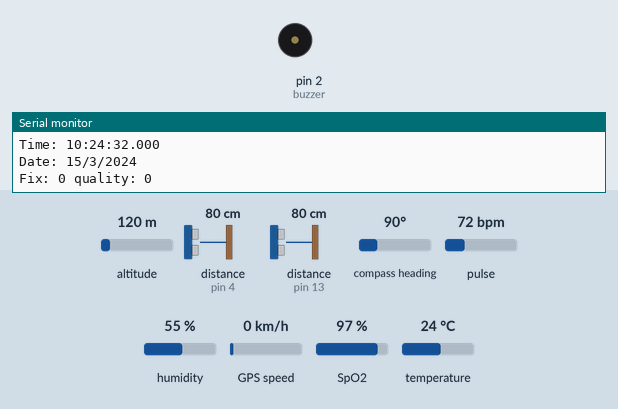
A sketch run on a simulated Arduino Mega 2560, built with avr-gcc and run on an emulated ATmega2560. On the bench: buzzer (waves = sounding, pin HIGH), the last lines printed to the serial monitor. Wiring (inferred from the names in the program): 2 × ultrasonic range finder: trigger pin 5, echo pin 4 / trigger pin 15, echo pin 13. The test bench sets the inputs (shaded band); at power-on: distance to the obstacle (sensors on pin 4, pin 13) 80 cm, altitude 120 m, compass heading 90°, pulse 72 bpm, humidity 55 %, GPS speed 0 km/h, SpO2 97 %, temperature 24 °C. The echo pulse lasts 58.3 µs per cm; the GPS gets a fix after 3 s at 37.7749, -122.4194 with 8 satellites; pins used as bus, display or sensor lines are not drawn.

Above: at 2.2 s.
2.3 s: distance to the obstacle (sensor on pin 4) set to 34 cm
5.5 s: distance to the obstacle (sensor on pin 4) set to 27 cm
At 6.5 s:
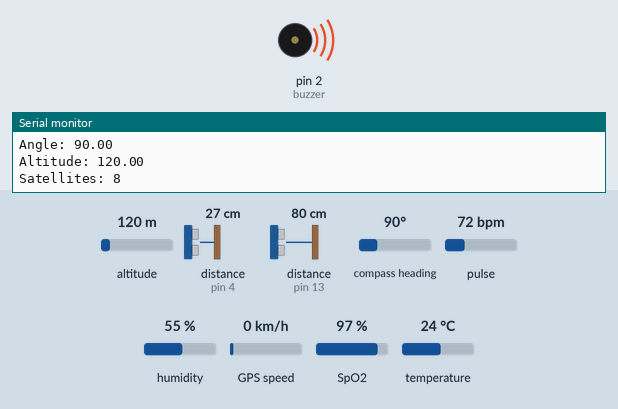
7.5 s: distance to the obstacle (sensor on pin 4) set to 60 cm
At 9.2 s:
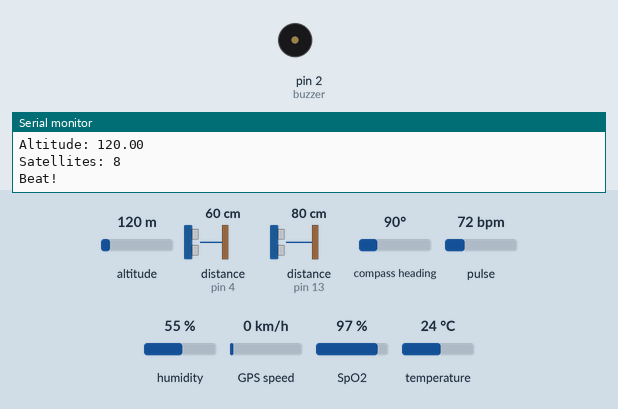
9.5 s: distance to the obstacle (sensor on pin 4) set to 2 cm
At 10.7 s:
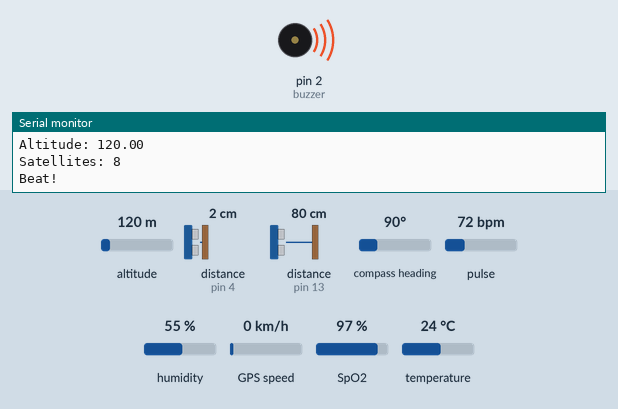
Timing chart, 0 to 12.5 s (numbered marks = the images above; inputs shaded):
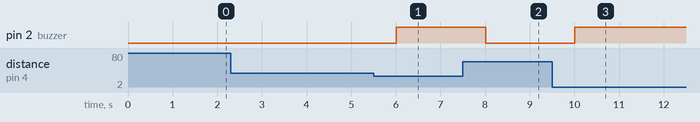

The sketch:

HC_SR04__2TEST.ino
```cpp
// Define the pins for the ultrasonic sensor
const int trigPin_1 = 15;
const int echoPin_1 = 13;

const int trigPin_2 = 5;
const int echoPin_2 = 4;

const int buzzer = 2;
const int LED = 0;

#include "DHT_Async.h"
#define DHT_SENSOR_TYPE DHT_TYPE_11

#include <Arduino.h>
static const int DHT11_PIN = 18;
DHT_Async dht_sensor(DHT11_PIN, DHT_SENSOR_TYPE);

float temperature;
float humidity;
float beat;

#include <Wire.h>
#include "MAX30100_PulseOximeter.h"
PulseOximeter pox;

#include <Adafruit_GPS.h>
#define GPSSerial Serial2
Adafruit_GPS GPS(&GPSSerial);
#define GPSECHO false

uint32_t timer = millis();
#define BAUDRATE 115200
#define REPORTING_PERIOD_MS 1000

uint32_t tsLastReport = 0;
// Variables to store the duration and distance
long duration_1;
int distance_1;

long duration_2;
int distance_2;

float temp;
float humi;

unsigned long previousMillis = 0;
const long interval = 2000; // Interval in milliseconds

void setup() {
  // Initialize serial communication
  Serial.begin(115200);
  pinMode(trigPin_1, OUTPUT);
  pinMode(echoPin_1, INPUT);

  pinMode(trigPin_2, OUTPUT);
  pinMode(echoPin_2, INPUT);

  pinMode(buzzer, OUTPUT);
  pinMode(LED, OUTPUT);


  Serial.print("Initializing pulse oximeter..");
    if (!pox.begin()) {
        Serial.println("FAILED");
        for(;;);
    } else {
        Serial.println("SUCCESS");
    }
    pox.setOnBeatDetectedCallback(onBeatDetected);

	// Configure sensor to use 7.6mA for LED drive
	pox.setIRLedCurrent(MAX30100_LED_CURR_7_6MA);

    // Register a callback routine
    pox.setOnBeatDetectedCallback(onBeatDetected);

   // GPS
  Serial.println("Adafruit GPS library basic parsing test!");
  GPS.begin(9600);
  // uncomment this line to turn on RMC (recommended minimum) and GGA (fix data) including altitude
  GPS.sendCommand(PMTK_SET_NMEA_OUTPUT_RMCGGA);
  // uncomment this line to turn on only the "minimum recommended" data
  //GPS.sendCommand(PMTK_SET_NMEA_OUTPUT_RMCONLY);
  GPS.sendCommand(PMTK_SET_NMEA_UPDATE_1HZ); // 1 Hz update rate
  GPS.sendCommand(PGCMD_ANTENNA);
  delay(1000);
  GPSSerial.println(PMTK_Q_RELEASE);
}

void loop() {
   pox.update();
  unsigned long currentMillis = millis();

  // Check if it's time to read sensors
  if (currentMillis - previousMillis >= interval) {
    // Save the last time we read the sensors
    previousMillis = currentMillis;
  // Asynchronously dump heart rate and oxidation levels to the serial
  // For both, a value of 0 means "invalid"
  if (millis() - tsLastReport > REPORTING_PERIOD_MS) {
  Serial.print("Heart rate:");
    beat = pox.getHeartRate();
  Serial.print(beat);
  Serial.print("bpm / SpO2:");
 Serial.print(pox.getSpO2());
  Serial.println("%");

    tsLastReport = millis();
  }

      /* Measure temperature and humidity.  If the functions returns
       true, then a measurement is available. */
  if (measure_environment(&temperature, &humidity)) {
    Serial.print("T = ");
    Serial.print(temperature, 1);
    Serial.print(" deg. C, H = ");
    Serial.print(humidity, 1);
    Serial.println("%");
  }

    // Measure distance for sensor 1
    ultraSonic(trigPin_1, echoPin_1, duration_1, distance_1);
    // Print the distance to the Serial Monitor
    Serial.print("\nDistance 1: ");
    Serial.print(distance_1);
    Serial.println(" cm");

    // Measure distance for sensor 2
    ultraSonic(trigPin_2, echoPin_2, duration_2, distance_2);
    // Print the distance to the Serial Monitor
    Serial.print("Distance 2: ");
    Serial.print(distance_2);
    Serial.println(" cm");

    // Control buzzer and LED
    controlBuzzer(distance_1, distance_2);
    }
   // read data from the GPS in the 'main loop'
    char c = GPS.read();
    // if you want to debug, this is a good time to do it!
    if (GPSECHO)
    if (c) Serial.print(c);
    if (GPS.newNMEAreceived()) {
      if (!GPS.parse(GPS.lastNMEA())) // this also sets the newNMEAreceived() flag to false
        return; // we can fail to parse a sentence in which case we should just wait for another

    }
    // approximately every 2 seconds or so, print out the current stats
    if (millis() - timer > 2000) {
      timer = millis(); // reset the timer
      Serial.print("\nTime: ");
      if (GPS.hour < 10) { Serial.print('0'); }
      Serial.print(GPS.hour, DEC); Serial.print(':');
      if (GPS.minute < 10) { Serial.print('0'); }
      Serial.print(GPS.minute, DEC); Serial.print(':');
      if (GPS.seconds < 10) { Serial.print('0'); }
      Serial.print(GPS.seconds, DEC); Serial.print('.');
      if (GPS.milliseconds < 10) {
        Serial.print("00");
      } else if (GPS.milliseconds > 9 && GPS.milliseconds < 100) {
        Serial.print("0");
      }
      Serial.println(GPS.milliseconds);
      Serial.print("Date: ");
      Serial.print(GPS.day, DEC); Serial.print('/');
      Serial.print(GPS.month, DEC); Serial.print("/20");
      Serial.println(GPS.year, DEC);
      Serial.print("Fix: "); Serial.print((int)GPS.fix);
      Serial.print(" quality: "); Serial.println((int)GPS.fixquality);
      if (GPS.fix) {
        Serial.print("Location: ");
        Serial.print(GPS.latitude/100, 2); Serial.print(GPS.lat);
        Serial.print(", ");
        Serial.print(-GPS.longitude/100, 2); Serial.println(GPS.lon);
        Serial.print("Angle: "); Serial.println(GPS.angle);
        Serial.print("Altitude: "); Serial.println(GPS.altitude);
        Serial.print("Satellites: "); Serial.println((int)GPS.satellites);
      }

  }
}

void ultraSonic(int trig, int echo, long &duration, int &distance) {
  digitalWrite(trig, LOW);
  delayMicroseconds(2);
  digitalWrite(trig, HIGH);
  delayMicroseconds(10);
  digitalWrite(trig, LOW);
  duration = pulseIn(echo, HIGH);
  distance = duration * 0.0343 / 2;
}

void controlBuzzer(int dist_1, int dist_2) {
  if (dist_1 < 30 || dist_2 < 30) {
    digitalWrite(buzzer, HIGH);
    digitalWrite(LED, HIGH);
  } else {
    digitalWrite(buzzer, LOW);
    digitalWrite(LED, LOW);
  }
}

// Callback (registered below) fired when a pulse is detected
void onBeatDetected() {
  Serial.println("Beat!");
}

static bool measure_environment(float* temperature, float* humidity) {
  static unsigned long measurement_timestamp = millis();

  /* Measure once every four seconds. */
  if (millis() - measurement_timestamp > 4000ul) {
    if (dht_sensor.measure(temperature, humidity)) {
      measurement_timestamp = millis();
      return (true);
    }
  }

  return (false);
}
```

Measured:
- the behaviour switches between 31 and 30 cm on distance to the obstacle (sensor on pin 4) (found by bisection; images 0 and 1)
- after the input at 5.5 s, pin 2 (buzzer): LOW → HIGH after 0.51 s
- after the input at 7.5 s, pin 2 (buzzer): HIGH → LOW after 0.51 s
- after the input at 9.5 s, pin 2 (buzzer): LOW → HIGH after 0.51 s
